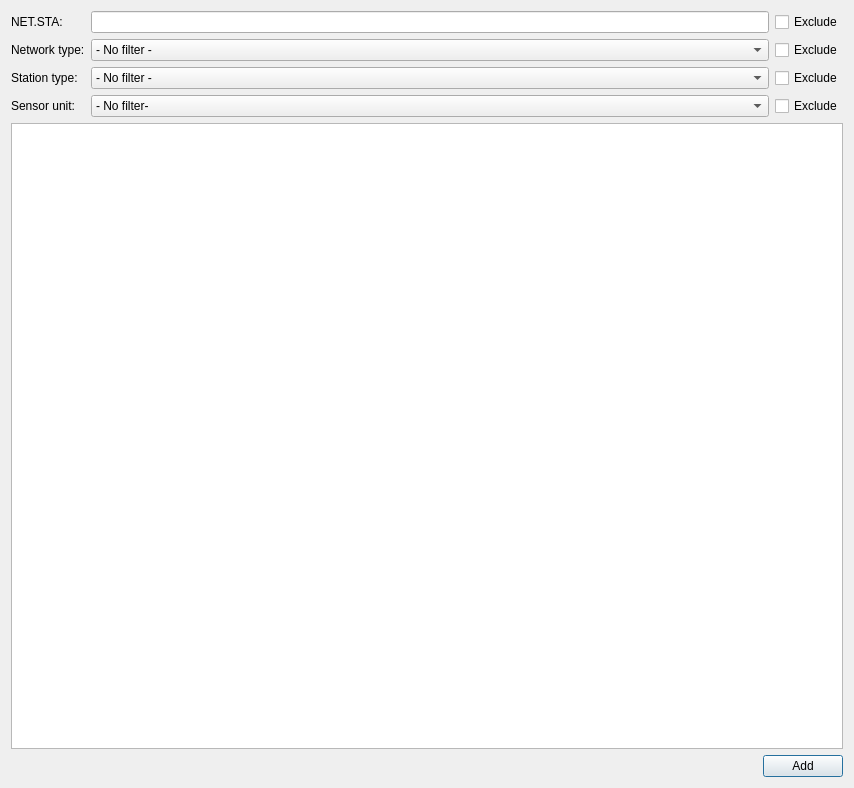
<?xml version="1.0" encoding="UTF-8"?>
<ui version="4.0">
 <class>SelectStation</class>
 <widget class="QDialog" name="SelectStation">
  <property name="geometry">
   <rect>
    <x>0</x>
    <y>0</y>
    <width>854</width>
    <height>788</height>
   </rect>
  </property>
  <property name="windowTitle">
   <string>Add station(s)</string>
  </property>
  <layout class="QVBoxLayout" name="verticalLayout">
   <item>
    <layout class="QGridLayout" name="gridLayout">
     <item row="0" column="0">
      <widget class="QLabel" name="labelNSLC">
       <property name="text">
        <string>NET.STA:</string>
       </property>
      </widget>
     </item>
     <item row="0" column="1">
      <widget class="QLineEdit" name="lineEditNSLC"/>
     </item>
     <item row="0" column="2">
      <widget class="QCheckBox" name="cbExcludeNSLC">
       <property name="text">
        <string>Exclude</string>
       </property>
      </widget>
     </item>
     <item row="1" column="0">
      <widget class="QLabel" name="label">
       <property name="text">
        <string>Network type:</string>
       </property>
      </widget>
     </item>
     <item row="1" column="1">
      <widget class="QComboBox" name="comboNetworkType">
       <item>
        <property name="text">
         <string>- No filter -</string>
        </property>
       </item>
      </widget>
     </item>
     <item row="1" column="2">
      <widget class="QCheckBox" name="cbExcludeNetworkType">
       <property name="text">
        <string>Exclude</string>
       </property>
      </widget>
     </item>
     <item row="2" column="0">
      <widget class="QLabel" name="label_2">
       <property name="text">
        <string>Station type:</string>
       </property>
      </widget>
     </item>
     <item row="2" column="1">
      <widget class="QComboBox" name="comboStationType">
       <item>
        <property name="text">
         <string>- No filter -</string>
        </property>
       </item>
      </widget>
     </item>
     <item row="2" column="2">
      <widget class="QCheckBox" name="cbExcludeStationType">
       <property name="text">
        <string>Exclude</string>
       </property>
      </widget>
     </item>
     <item row="3" column="0">
      <widget class="QLabel" name="label_3">
       <property name="text">
        <string>Sensor unit:</string>
       </property>
      </widget>
     </item>
     <item row="3" column="1">
      <widget class="QComboBox" name="comboSensorUnit">
       <item>
        <property name="text">
         <string>- No filter- </string>
        </property>
       </item>
      </widget>
     </item>
     <item row="3" column="2">
      <widget class="QCheckBox" name="cbExcludeSensorUnit">
       <property name="text">
        <string>Exclude</string>
       </property>
      </widget>
     </item>
    </layout>
   </item>
   <item>
    <widget class="QTableView" name="table">
     <property name="alternatingRowColors">
      <bool>true</bool>
     </property>
     <property name="selectionBehavior">
      <enum>QAbstractItemView::SelectRows</enum>
     </property>
    </widget>
   </item>
   <item>
    <layout class="QHBoxLayout">
     <property name="spacing">
      <number>6</number>
     </property>
     <property name="leftMargin">
      <number>0</number>
     </property>
     <property name="topMargin">
      <number>0</number>
     </property>
     <property name="rightMargin">
      <number>0</number>
     </property>
     <property name="bottomMargin">
      <number>0</number>
     </property>
     <item>
      <spacer>
       <property name="orientation">
        <enum>Qt::Horizontal</enum>
       </property>
       <property name="sizeHint" stdset="0">
        <size>
         <width>40</width>
         <height>20</height>
        </size>
       </property>
      </spacer>
     </item>
     <item>
      <widget class="QPushButton" name="btnAdd">
       <property name="text">
        <string>Add</string>
       </property>
      </widget>
     </item>
    </layout>
   </item>
  </layout>
 </widget>
 <tabstops>
  <tabstop>lineEditNSLC</tabstop>
  <tabstop>cbExcludeNSLC</tabstop>
  <tabstop>comboNetworkType</tabstop>
  <tabstop>cbExcludeNetworkType</tabstop>
  <tabstop>comboStationType</tabstop>
  <tabstop>cbExcludeStationType</tabstop>
  <tabstop>comboSensorUnit</tabstop>
  <tabstop>cbExcludeSensorUnit</tabstop>
  <tabstop>table</tabstop>
  <tabstop>btnAdd</tabstop>
 </tabstops>
 <resources/>
 <connections>
  <connection>
   <sender>btnAdd</sender>
   <signal>clicked()</signal>
   <receiver>SelectStation</receiver>
   <slot>accept()</slot>
   <hints>
    <hint type="sourcelabel">
     <x>607</x>
     <y>651</y>
    </hint>
    <hint type="destinationlabel">
     <x>213</x>
     <y>631</y>
    </hint>
   </hints>
  </connection>
 </connections>
</ui>
